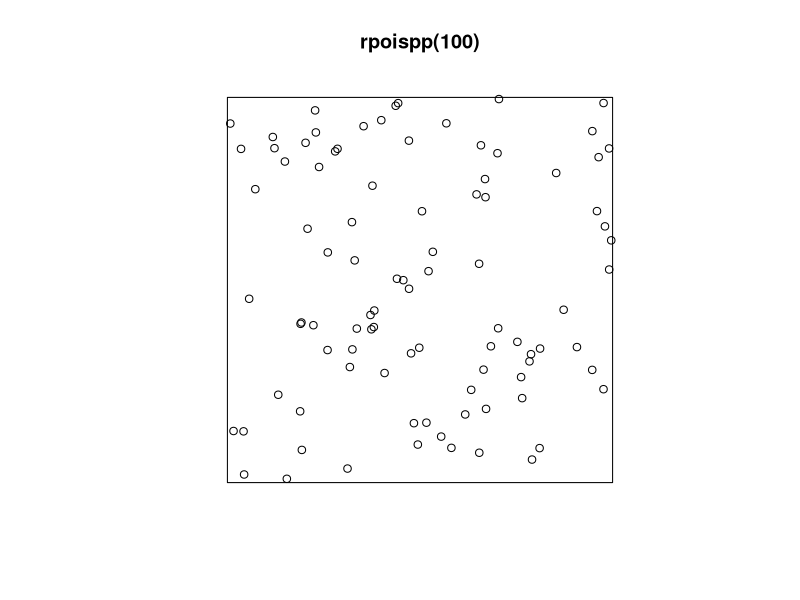
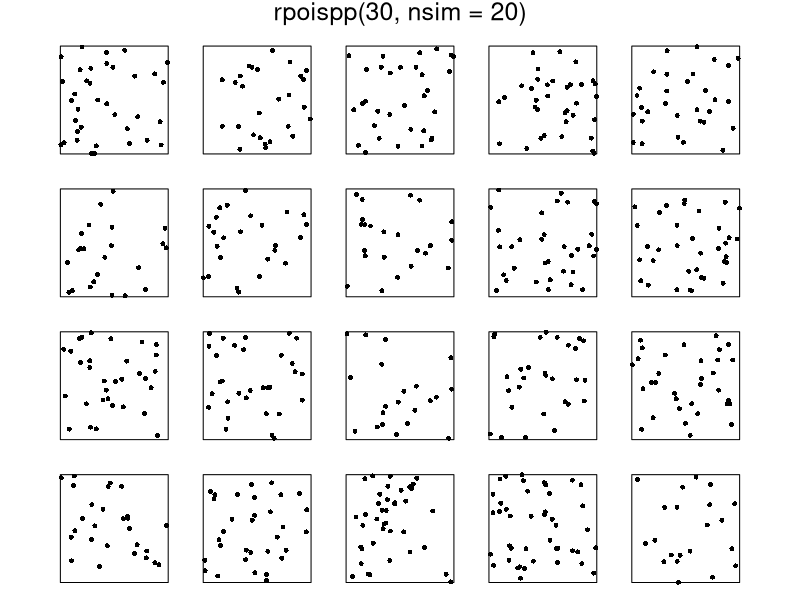
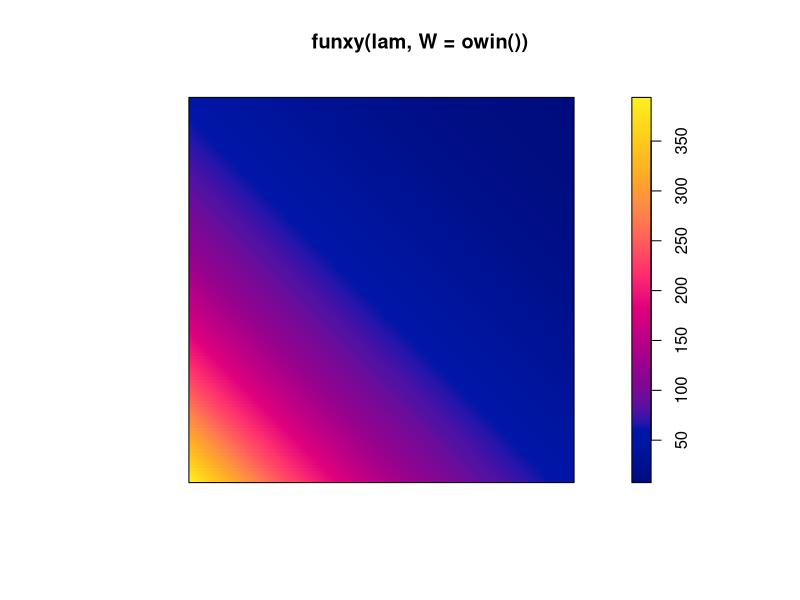
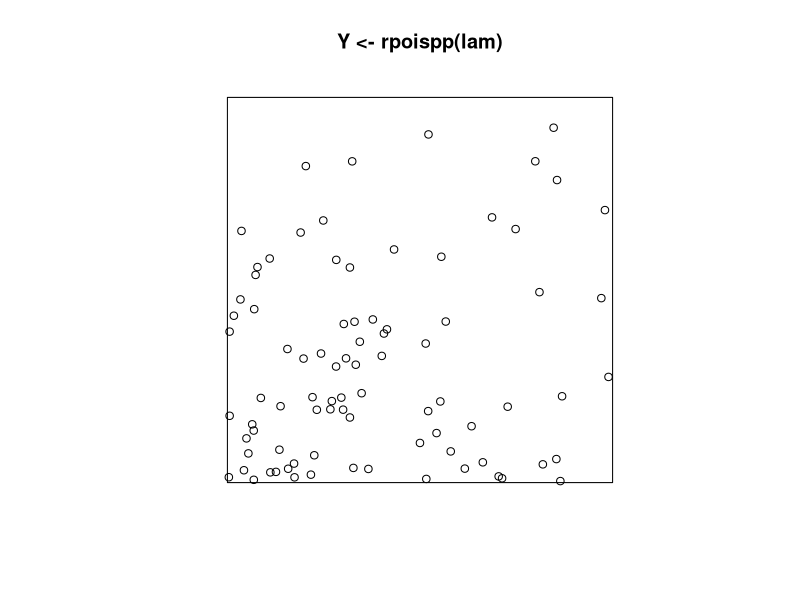
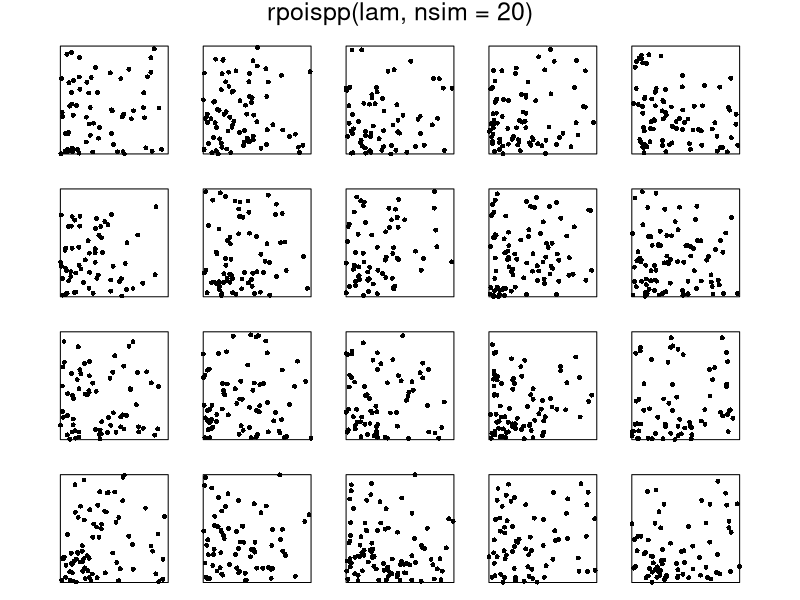
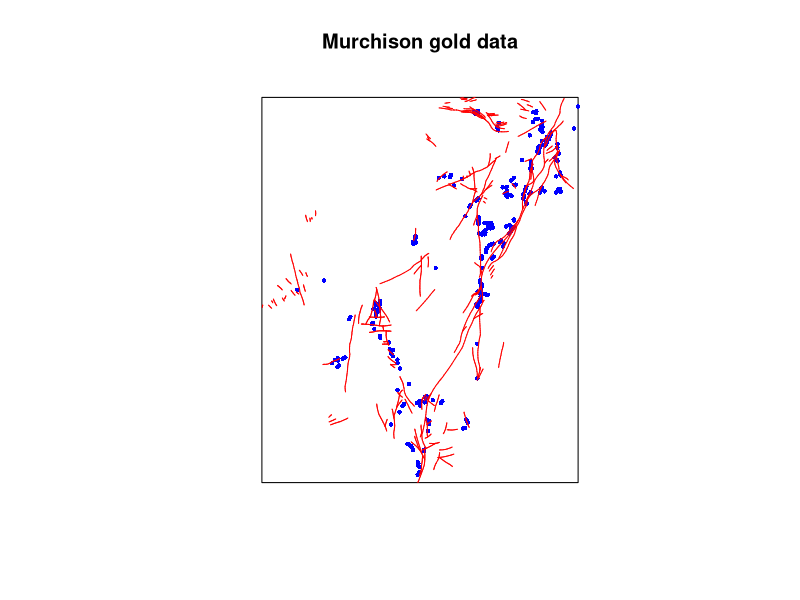
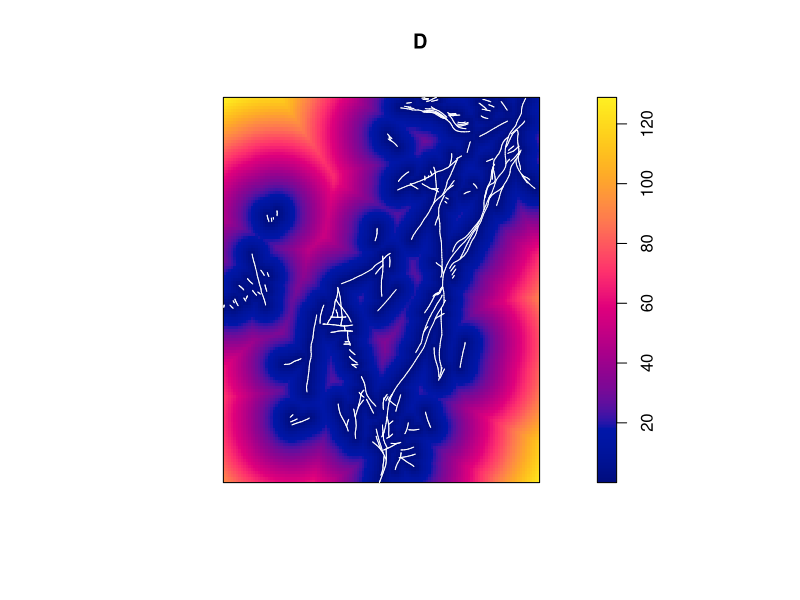
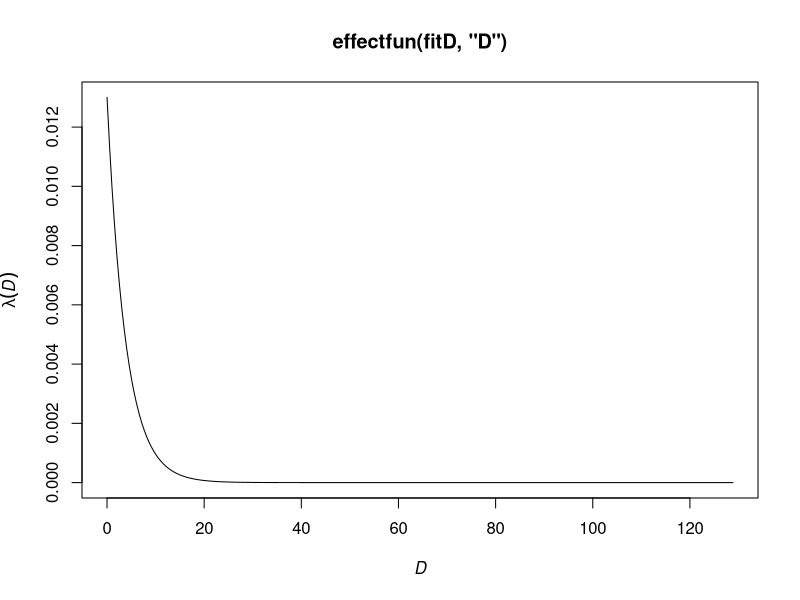

The R source for these figures, in order:
#'      Course on analysing spatial point patterns with spatstat
#'                     Melbourne, September 2018
#' 
#'                   Lecturer's R script 
#'                  Session 4: Fitting Poisson models
#' 
#'  Copyright (c) Adrian Baddeley, Ege Rubak, Rolf Turner and Tilman Davies 2018
#' 
library(spatstat)

plot(rpoispp(100))
plot(rpoispp(30, nsim=20), main.panel="", mar.panel=1, pch=16)
#' [Point process - 'ensemble']
#' [Poisson properties]

#' [Homogeneous Poisson process is completely specified by its intensity]
intensity(swedishpines)
#' Fit model to data
ppm(swedishpines)
#' No other arguments - assume homogeneous Poisson.
m <- ppm(swedishpines)
class(m)
coef(m)
simulate(m)
#'
lam <- function(x,y) { 400 * exp(-2*(x + y)) }
plot(funxy(lam, W = owin()))
plot(Y <- rpoispp(lam))
plot(rpoispp(lam, nsim=20), main.panel="", mar.panel=1, pch=16)
#' [Inhomogeneous Poisson process is completely specified by
#' its intensity function.]

#' Fit model. 
ppm(Y ~ x + y)
#' Formula specifies form of **log** intensity
#' [Write out formula before/after fit]
mxy <- ppm(Y ~ x + y)
coef(mxy)

X <- murchison$gold
L <- murchison$faults
X <- rescale(X, 1000, unitname="km")
L <- rescale(L, 1000, unitname="km")
plot(X, main="Murchison gold data", chars=16, cex=0.6, cols="blue")
plot(L, add=TRUE, col="red")
D <- distfun(L)
plot(D)
plot(L, add=TRUE, col="white")

fitD <- ppm(X ~ D)
fitD
coef(fitD)
#' Fitted coefficients [write formula]
plot(effectfun(fitD, "D"))
confint(fitD)
vcov(fitD)
plot(predict(fitD))
plot(simulate(fitD))

#' test for significance of effect
fit0 <- ppm(X ~ 1)
fit0
anova(fit0, fitD, test="LR")

#' Using the `data` argument of ppm (recommended)
murch <- solist(gold = X, faultdist = D)
ppm(gold ~ faultdist, data = murch)

#'
copP <- rotate(copper$SouthPoints, pi/2)
copL <- rotate(copper$SouthLines, pi/2)
plot(copP, main="Queensland copper data")
plot(copL, add=TRUE)
#'
copD <- distmap(copL)
cfD <- ppm(copP ~ copD)
cf0 <- ppm(copP ~ 1)
anova(cf0, cfD, test="LR")

#' model selection
cfD3 <- ppm(copP ~ polynom(copD, 3))
cfD3
step(cfD3)
